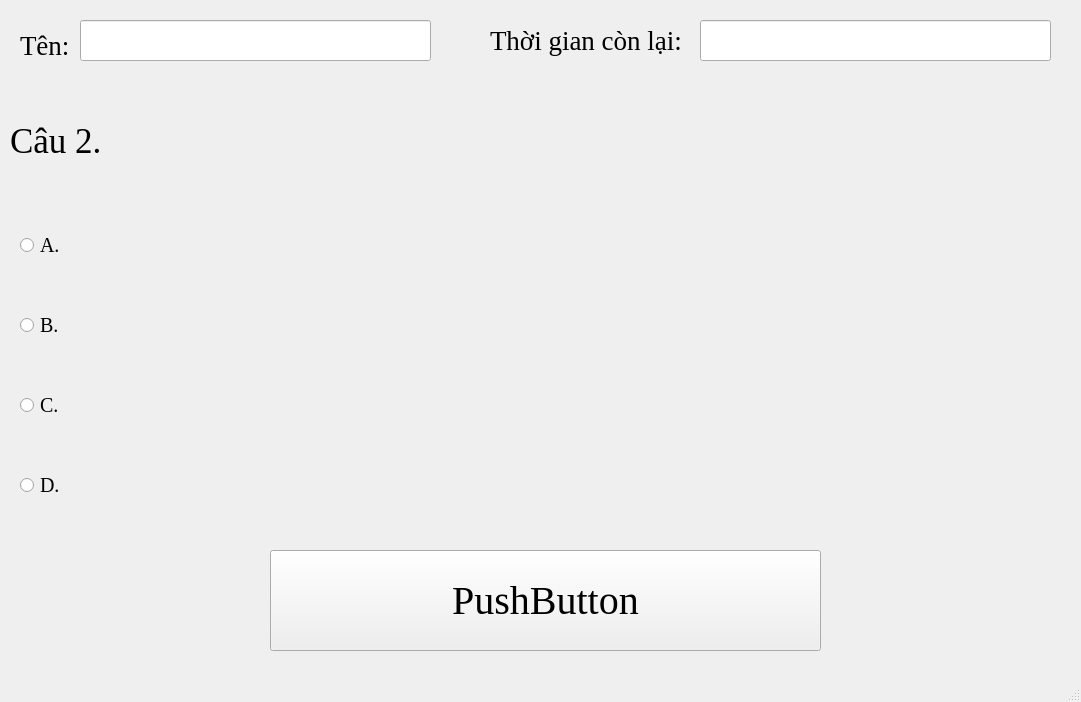
<?xml version="1.0" encoding="UTF-8"?>
<ui version="4.0">
 <class>MainWindow</class>
 <widget class="QMainWindow" name="MainWindow">
  <property name="geometry">
   <rect>
    <x>0</x>
    <y>0</y>
    <width>1081</width>
    <height>702</height>
   </rect>
  </property>
  <property name="minimumSize">
   <size>
    <width>1081</width>
    <height>702</height>
   </size>
  </property>
  <property name="windowTitle">
   <string>MainWindow</string>
  </property>
  <widget class="QWidget" name="centralwidget">
   <widget class="QRadioButton" name="D_Button">
    <property name="geometry">
     <rect>
      <x>20</x>
      <y>450</y>
      <width>1061</width>
      <height>71</height>
     </rect>
    </property>
    <property name="font">
     <font>
      <family>Times New Roman</family>
      <pointsize>15</pointsize>
     </font>
    </property>
    <property name="text">
     <string>D.</string>
    </property>
   </widget>
   <widget class="QLineEdit" name="Time">
    <property name="geometry">
     <rect>
      <x>700</x>
      <y>20</y>
      <width>351</width>
      <height>41</height>
     </rect>
    </property>
    <property name="font">
     <font>
      <family>Times New Roman</family>
      <pointsize>25</pointsize>
     </font>
    </property>
   </widget>
   <widget class="QRadioButton" name="C_Button">
    <property name="geometry">
     <rect>
      <x>20</x>
      <y>370</y>
      <width>1061</width>
      <height>71</height>
     </rect>
    </property>
    <property name="font">
     <font>
      <family>Times New Roman</family>
      <pointsize>15</pointsize>
     </font>
    </property>
    <property name="text">
     <string>C.</string>
    </property>
   </widget>
   <widget class="QPushButton" name="Next_Button">
    <property name="geometry">
     <rect>
      <x>270</x>
      <y>550</y>
      <width>551</width>
      <height>101</height>
     </rect>
    </property>
    <property name="font">
     <font>
      <family>Times New Roman</family>
      <pointsize>30</pointsize>
     </font>
    </property>
    <property name="text">
     <string>PushButton</string>
    </property>
   </widget>
   <widget class="QLabel" name="label_4">
    <property name="geometry">
     <rect>
      <x>490</x>
      <y>20</y>
      <width>201</width>
      <height>41</height>
     </rect>
    </property>
    <property name="font">
     <font>
      <family>Times New Roman</family>
      <pointsize>20</pointsize>
     </font>
    </property>
    <property name="text">
     <string>Thời gian còn lại:</string>
    </property>
   </widget>
   <widget class="QLineEdit" name="Name">
    <property name="geometry">
     <rect>
      <x>80</x>
      <y>20</y>
      <width>351</width>
      <height>41</height>
     </rect>
    </property>
    <property name="font">
     <font>
      <family>Times New Roman</family>
      <pointsize>25</pointsize>
     </font>
    </property>
   </widget>
   <widget class="QRadioButton" name="B_Button">
    <property name="geometry">
     <rect>
      <x>20</x>
      <y>290</y>
      <width>1061</width>
      <height>71</height>
     </rect>
    </property>
    <property name="font">
     <font>
      <family>Times New Roman</family>
      <pointsize>15</pointsize>
     </font>
    </property>
    <property name="text">
     <string>B.</string>
    </property>
   </widget>
   <widget class="QRadioButton" name="A_Button">
    <property name="geometry">
     <rect>
      <x>20</x>
      <y>210</y>
      <width>1061</width>
      <height>71</height>
     </rect>
    </property>
    <property name="font">
     <font>
      <family>Times New Roman</family>
      <pointsize>15</pointsize>
     </font>
    </property>
    <property name="text">
     <string>A.</string>
    </property>
   </widget>
   <widget class="QLabel" name="label_3">
    <property name="geometry">
     <rect>
      <x>20</x>
      <y>30</y>
      <width>61</width>
      <height>31</height>
     </rect>
    </property>
    <property name="font">
     <font>
      <family>Times New Roman</family>
      <pointsize>20</pointsize>
     </font>
    </property>
    <property name="text">
     <string>Tên:</string>
    </property>
   </widget>
   <widget class="QLabel" name="label_2">
    <property name="geometry">
     <rect>
      <x>10</x>
      <y>80</y>
      <width>1071</width>
      <height>121</height>
     </rect>
    </property>
    <property name="font">
     <font>
      <family>Times New Roman</family>
      <pointsize>26</pointsize>
     </font>
    </property>
    <property name="styleSheet">
     <string notr="true"/>
    </property>
    <property name="text">
     <string>Câu 2.</string>
    </property>
   </widget>
  </widget>
  <widget class="QMenuBar" name="menubar">
   <property name="geometry">
    <rect>
     <x>0</x>
     <y>0</y>
     <width>1081</width>
     <height>21</height>
    </rect>
   </property>
  </widget>
  <widget class="QStatusBar" name="statusbar"/>
 </widget>
 <resources/>
 <connections/>
</ui>
